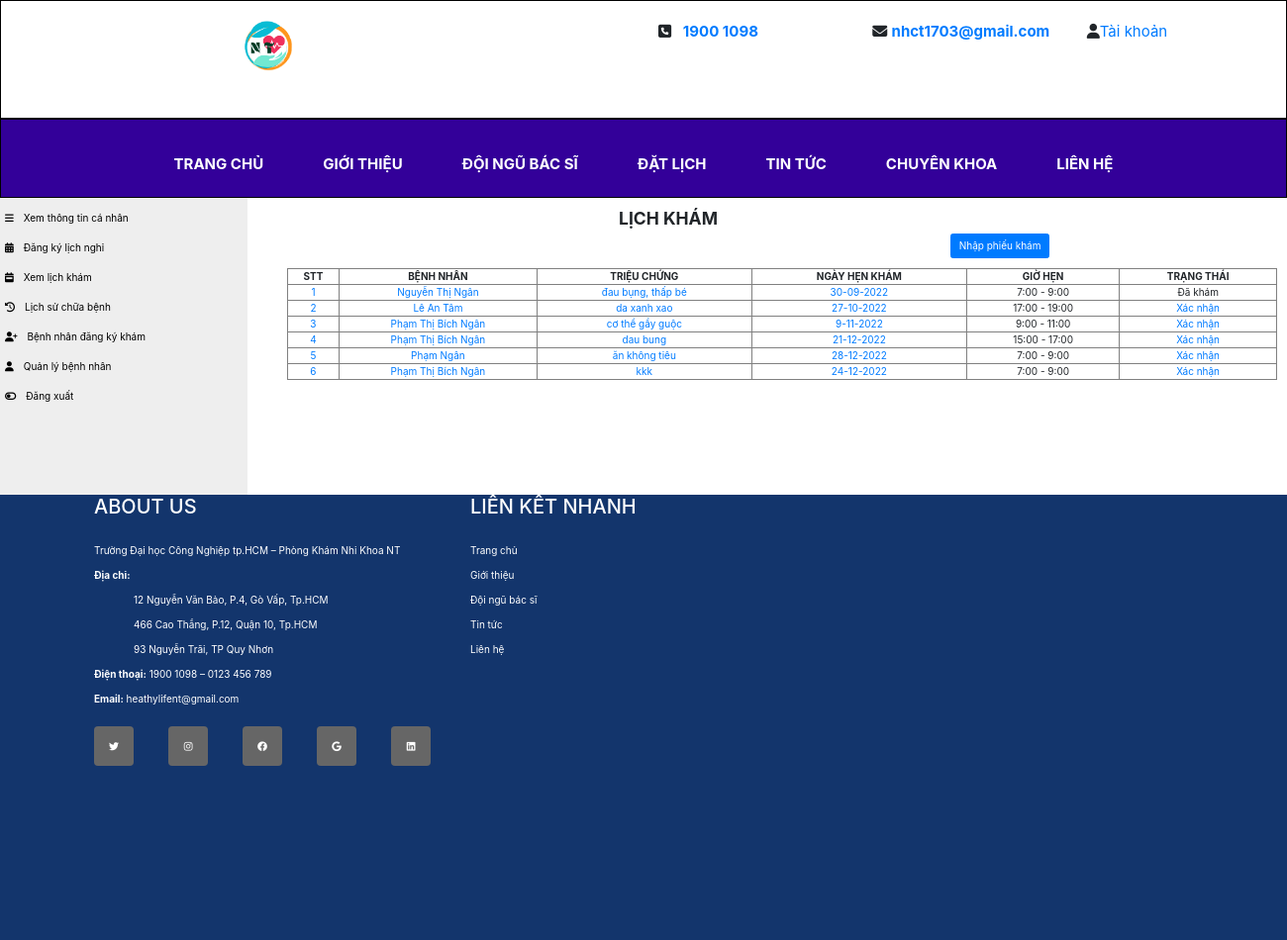
Screenshot of /clinic/doctor/xemlichkham.php (signed in) with the database file from the repository.
### tables this page shows
CREATE TABLE `phieudkkham` (
  `id_phieudkkham` int(10) UNSIGNED NOT NULL,
  `ngayhen` varchar(200) NOT NULL,
  `ngaydatlich` varchar(100) NOT NULL,
  `trieuchung` text NOT NULL,
  `phikham` int(11) NOT NULL,
  `code_phieu` varchar(200) NOT NULL,
  `status` int(11) NOT NULL,
  `id_benhnhan` int(11) NOT NULL,
  `id_bacsi` int(11) NOT NULL,
  `token` varchar(100) NOT NULL
);

CREATE TABLE `benhnhan` (
  `id_benhnhan` int(10) UNSIGNED NOT NULL,
  `tenbenhnhan` varchar(200) NOT NULL,
  `gioitinh` varchar(50) NOT NULL,
  `namsinh` varchar(11) NOT NULL,
  `diachi` varchar(200) NOT NULL,
  `sdt` varchar(100) NOT NULL,
  `hinhanh` varchar(100) NOT NULL,
  `token` varchar(100) NOT NULL
);

### clinic/class/clsbacsi.php (called while the page is built, shortened)
<?php
class doctor
{
    function connect()
    {
        $con = mysqli_connect("localhost","root","","doan2");
        if(!$con)
        {
            echo'Không kết nối cơ sở liệu!';
            exit();
        }
        else
        {
           mysqli_set_charset($con,"utf8");
           return $con;
        }
    }
    function laycot($sql)
    {
        $link = $this->connect();
        $ketqua = mysqli_query($link,$sql);
        $i=mysqli_num_rows($ketqua);
        $giatri ='';
        if($i>0)
        {
            while($row = mysqli_fetch_array($ketqua))
            {
                $id = $row['0'];
                $giatri = $id;
            }
        }
        return $giatri;
    }
}
?>

### clinic/doctor/xemlichkham.php (the view, shortened to what this page needs)
<?php
include("../class/clsbacsi.php");
$p = new doctor();
$layid=$_SESSION['id_user'];
?>
<!DOCTYPE html>
<html lang="en">
<head>
    <link rel="stylesheet" href="../css/bootstrap.css">
</head>
<body>
    <?php include("header3.php"); ?>
    <?php include("menu3.php"); ?>
    <nav>
    <ul>
    <li><a href="xemttcanhan.php"><i class="fa fa-bars"></i>&emsp;Xem thông tin cá nhân</a></li>
            <li><a href="dklichnghi.php"><i class="fa fa-calendar-days"></i>&emsp;Đăng ký lịch nghỉ</a></li>
            <li><a href="xemlichkham.php"><i class="fa fa-calendar-week"></i>&emsp;Xem lịch khám</a></li>
            <li><a href="xemlichsuchuabenh.php"><i class="fa fa-history"></i>&emsp;Lịch sử chữa bệnh</a></li>
            <li><a href="xemBNdki.php"><i class="fa fa-user-plus"></i>&emsp;Bệnh nhân đăng ký khám</a></li>
            <li><a href="qlbenhnhan.php"><i class="fa fa-user"></i>&emsp;Quản lý bệnh nhân</a></li>
            <li><a href="../logout.php"><i class="fa fa-toggle-off"></i>&emsp;Đăng xuất</a></li>
         </ul>
    </nav>
    <section>
        <div class="information">
            <div class="container" style="width:800px; margin-left:15px;">
                <h3 style="text-align: center;font-weight: bold">LỊCH KHÁM</h3>
                <?php
                   $link = $p->connect();
                   $sql = "select * from phieudkkham where id_bacsi='$layid'";
                   $ketqua = mysqli_query($link,$sql);
               ?>
               <button type="button" style="float: right; margin-bottom: 10px;" data-toggle="modal" data-target="#chitiet" class="btn btn-primary"  name="nut">Nhập phiếu khám</button>
                <table border="1" width="1000px" style="text-align:center;">
        	<tr >
             	<th >STT</th>
               <th style="width: 200px;">BỆNH NHÂN</th>
              <th >TRIỆU CHỨNG</th>
              <th >NGÀY HẸN KHÁM</th>
              <th >GIỜ HẸN</th>
              <th >TRẠNG THÁI</th>
            </tr>
            <?php
				$i=0;
				while($row=mysqli_fetch_array($ketqua))
				{
					$i++;
          $id_phieudkkham = $row['id_phieudkkham'];
          $id_benhnhan = $row['id_benhnhan'];
          $trieuchung = $row['trieuchung'];
          $array_ngayhen = explode('_', $row['ngayhen']);
			?>
            <tr>
            	<td><?php echo '<a href="?id='. $id_phieudkkham.'">'.$i.'</a>' ?></td>
                <td><?php echo '<a href="?id='. $id_phieudkkham.'">'.$p->laycot("select tenbenhnhan from benhnhan where id_benhnhan ='$id_benhnhan'").'</a>' ?></td>
                <td><?php echo '<a href="?id='. $id_phieudkkham.'">'.$trieuchung.'</a>' ?></td>
                <td><?php echo '<a href="?id='. $id_phieudkkham.'">'.date('j-m-Y',strtotime($array_ngayhen[1])).'</a>'?></td>
                <td><?php
				if($array_ngayhen[0] == 1):
					echo "7:00 - 9:00";
				elseif($array_ngayhen[0] == 2):
					echo "9:00 - 11:00";
				elseif($array_ngayhen[0] == 3):
					echo "15:00 - 17:00";
				else:
					echo "17:00 - 19:00";
				endif; ?></td>
                 <td>
					<?php
						if($row['status']==0)
						{
							echo'<a href="xuly.php?code='.$row['id_phieudkkham'].'">Xác nhận</a>';
						}else
						{
							echo 'Đã khám';
						}
					?>
                </td>
            </tr>
            <?php
			}
			?>
    </table>
            </div>
        </div>
    </section>
    <footer>
    <?php include("footer3.php");?>
    </footer>
    </body>
    </html>

### clinic/doctor/xemlichkham.php (style rules this page uses)
nav { line-height:30px; background-color: #eeeeee; height:300px; width:250px; float:left; padding:5px; }
section { width:350px; float:left; padding:10px; }
footer { clear:both; }
nav ul li a { color: black; }

### clinic/doctor/menu3.php (style rules this page uses)
* { margin: 0; padding: 0; box-sizing: border-box; }

### rows the page displays
phieudkkham: id_benhnhan.tenbenhnhan "Nguyễn Thị Ngân", trieuchung "đau bụng, thấp bé", ngayhen "30-09-2022", shows "7:00 - 9:00", status "Đã khám"
phieudkkham: id_benhnhan.tenbenhnhan "Lê An Tâm", trieuchung "da xanh xao", ngayhen "27-10-2022", shows "17:00 - 19:00"
phieudkkham: id_benhnhan.tenbenhnhan "Phạm Thị Bích Ngân", trieuchung "cơ thể gầy guộc", ngayhen "9-11-2022", shows "9:00 - 11:00"
phieudkkham: id_benhnhan.tenbenhnhan "Phạm Thị Bích Ngân", trieuchung "dau bung", ngayhen "21-12-2022", shows "15:00 - 17:00"
phieudkkham: id_benhnhan.tenbenhnhan "Phạm Ngân", trieuchung "ăn không tiêu", ngayhen "28-12-2022", shows "7:00 - 9:00"
phieudkkham: id_benhnhan.tenbenhnhan "Phạm Thị Bích Ngân", trieuchung "kkk", ngayhen "24-12-2022", shows "7:00 - 9:00"
